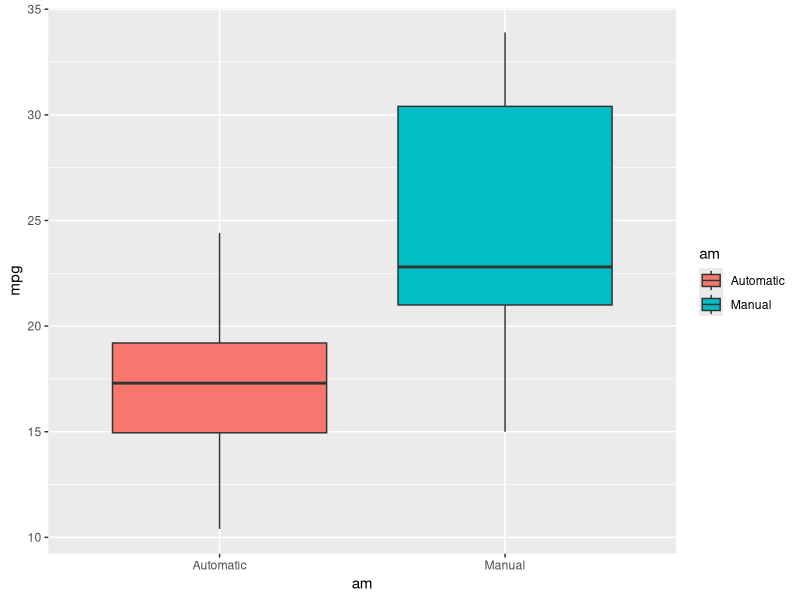

This figure's R source:
## ---- chunk 1
library(ggplot2)
data(mtcars)

mtcars$cyl <- as.factor(mtcars$cyl)
mtcars$vs <- as.factor(mtcars$vs)
mtcars$am <- factor(mtcars$am)
mtcars$gear <- factor(mtcars$gear)
mtcars$carb <- factor(mtcars$carb)

levels(mtcars$am) <- c("Automatic", "Manual"); 
## ---- chunk 2
mpgamModel <-lm(mpg~am, data = mtcars)
summary(mpgamModel)
## ---- chunk 3
fullModel <-lm(mpg~., data = mtcars)
summary(fullModel)
## ---- chunk 4
stepModel <-step(fullModel,direction="backward", k=log(nrow(mtcars)))
summary(stepModel)
## ---- chunk 5
model2<-lm(mpg ~ wt + qsec + am, data = mtcars)
summary(model2)
## ---- chunk 6
anova(mpgamModel,stepModel)
## ---- chunk 7
summary(model2)
## ---- chunk 8
ggplot(data=mtcars, aes(x=am, y=mpg, fill=am)) + geom_boxplot()
## ---- chunk 9
mpgamModel <-lm(mpg~am, data = mtcars)
summary(mpgamModel)
## ---- chunk 10
fullModel <-lm(mpg~., data = mtcars)
summary(fullModel)
## ---- chunk 11
stepModel <-step(fullModel,direction="backward", k=log(nrow(mtcars)))
summary(stepModel)
## ---- chunk 12
model2<-lm(mpg ~ wt + qsec + am, data = mtcars)
summary(model2)
## ---- chunk 13
anova(mpgamModel,stepModel)
## ---- chunk 14
summary(model2)
